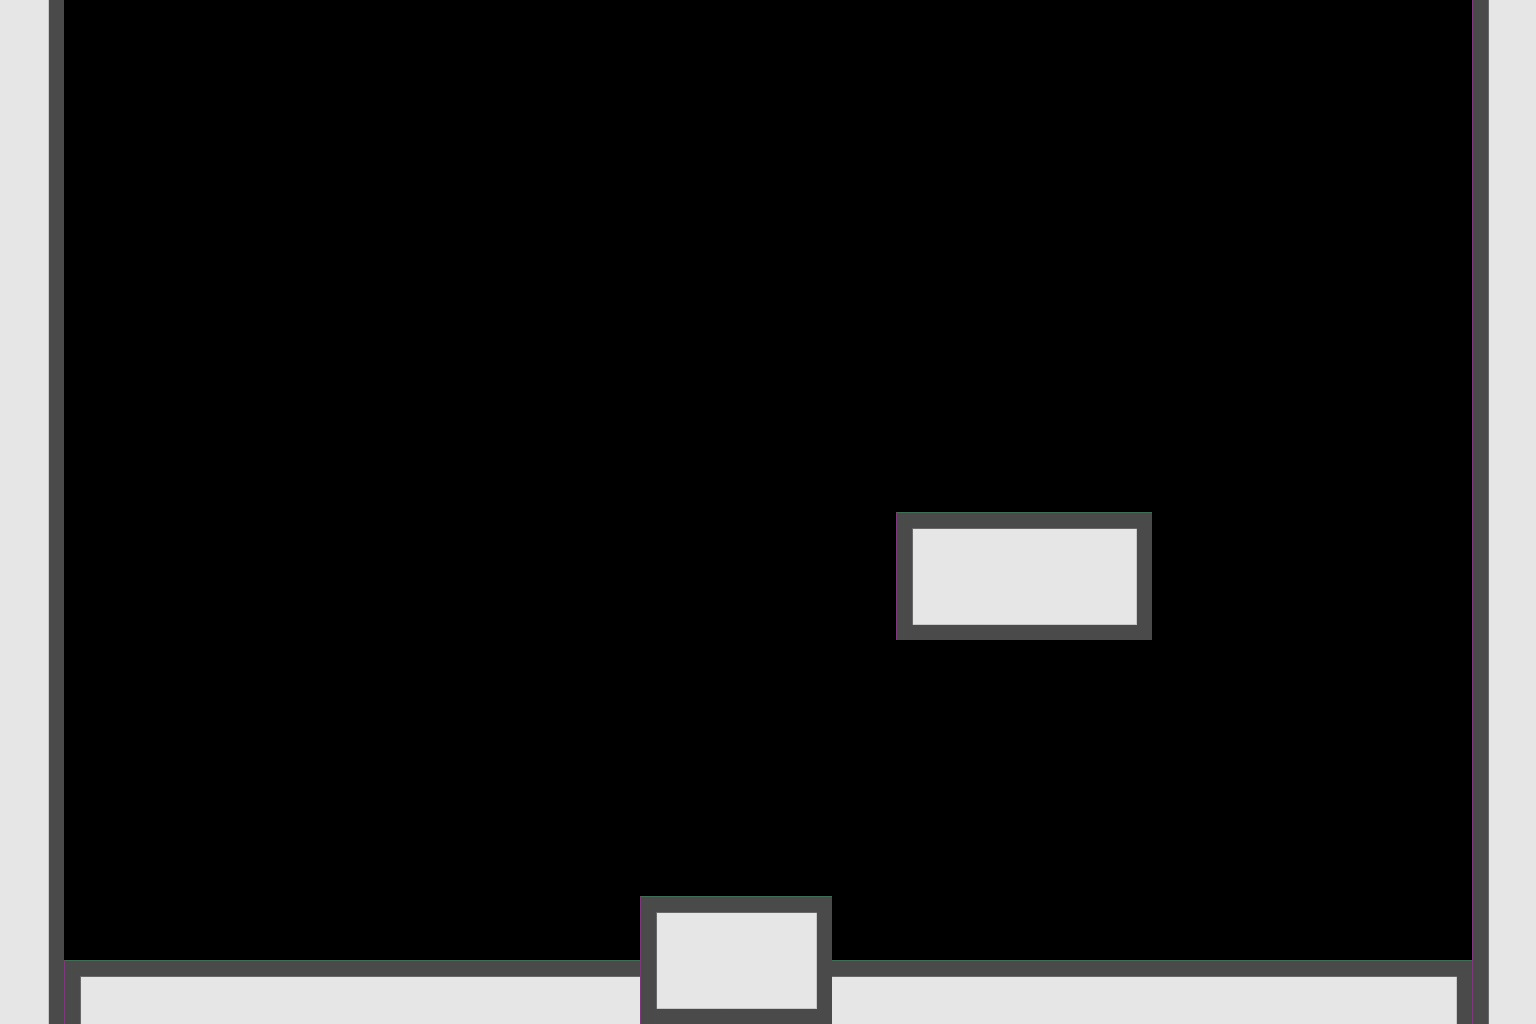

Below is a game level as drawn by its tile map, then a one-line description and the .tmx file that defines it, in full:
An orthogonal 24x16 tile map with 64x64 px tiles, 1 tile layer (groundLayer).

<map version="1.10" tiledversion="1.10.2" orientation="orthogonal" renderorder="right-down" width="24" height="16" tilewidth="64" tileheight="64" infinite="0" nextlayerid="2" nextobjectid="1">
 <editorsettings>
  <export target="exports/samplemap.json" format="json" />
 </editorsettings>
 <tileset firstgid="1" name="allMyTiles" tilewidth="64" tileheight="64" tilecount="72" columns="12">
  <image source="../art/tilesImage.jpg" width="768" height="384" />
 </tileset>
 <layer id="1" name="groundLayer" width="24" height="16">
  <data encoding="csv">
60,0,0,0,0,0,0,0,0,0,0,0,0,0,0,0,0,0,0,0,0,0,0,58,
60,0,0,0,0,0,0,0,0,0,0,0,0,0,0,0,0,0,0,0,0,0,0,58,
60,0,0,0,0,0,0,0,0,0,0,0,0,0,0,0,0,0,0,0,0,0,0,58,
60,0,0,0,0,0,0,0,0,0,0,0,0,0,0,0,0,0,0,0,0,0,0,58,
60,0,0,0,0,0,0,0,0,0,0,0,0,0,0,0,0,0,0,0,0,0,0,58,
60,0,0,0,0,0,0,0,0,0,0,0,0,0,0,0,0,0,0,0,0,0,0,58,
60,0,0,0,0,0,0,0,0,0,0,0,0,0,0,0,0,0,0,0,0,0,0,58,
60,0,0,0,0,0,0,0,0,0,0,0,0,0,0,0,0,0,0,0,0,0,0,58,
60,0,0,0,0,0,0,0,0,0,0,0,0,0,46,47,47,48,0,0,0,0,0,58,
60,0,0,0,0,0,0,0,0,0,0,0,0,0,70,71,71,72,0,0,0,0,0,58,
60,0,0,0,0,0,0,0,0,0,0,0,0,0,0,0,0,0,0,0,0,0,0,58,
60,0,0,0,0,0,0,0,0,0,0,0,0,0,0,0,0,0,0,0,0,0,0,58,
60,0,0,0,0,0,0,0,0,0,0,0,0,0,0,0,0,0,0,0,0,0,0,58,
60,0,0,0,0,0,0,0,0,0,0,0,0,0,0,0,0,0,0,0,0,0,0,58,
60,0,0,0,0,0,0,0,0,0,46,47,48,0,0,0,0,0,0,0,0,0,0,58,
60,46,47,47,47,47,47,47,47,47,70,71,72,47,47,47,47,47,47,47,47,47,48,58
</data>
 </layer>
</map>